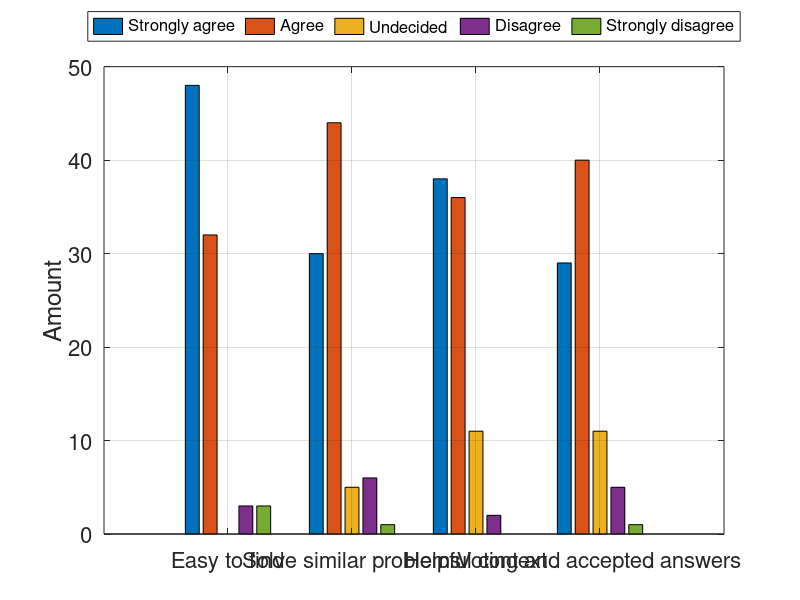

Here is the MATLAB script that generated this plot:
rankings = [48 32 0 3 3; 
    30 44 5 6 1; 
    38 36 11 2 0; 
    29 40 11 5 1];

bar_handle = bar(rankings,'grouped');
% ylim([0 120])
ylabel('Amount','FontSize',16);
xticklabels({'Easy to find', 
    'Solve similar problems', 
    'Helpful context', 
    'Voting and accepted answers'});
xtickangle(30);
set(gca,'fontsize',16);
grid on

l = cell(1,5);
l{1}='Strongly agree'; l{2}='Agree'; l{3}='Undecided'; l{4}='Disagree'; l{5}='Strongly disagree';
legend(bar_handle,l,'Location','northoutside','fontsize',12,'Orientation','horizontal');

% print('survey_snippet_source', '-bestfit', '-dpdf')